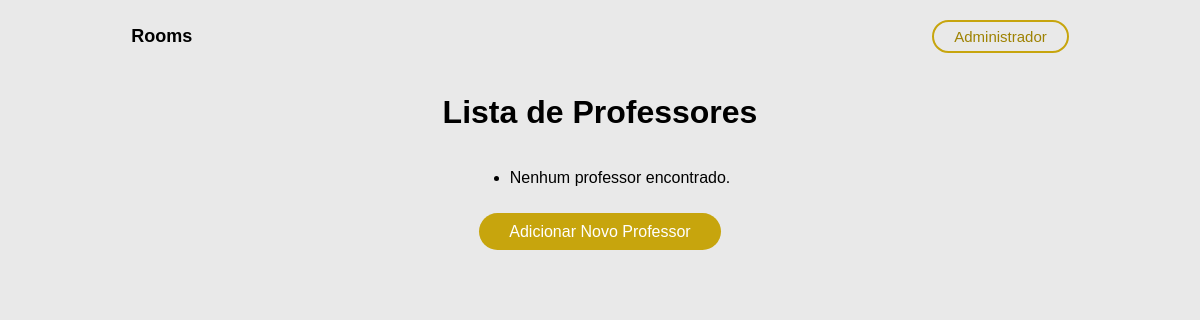
Before: /teachers/ with the older database file.
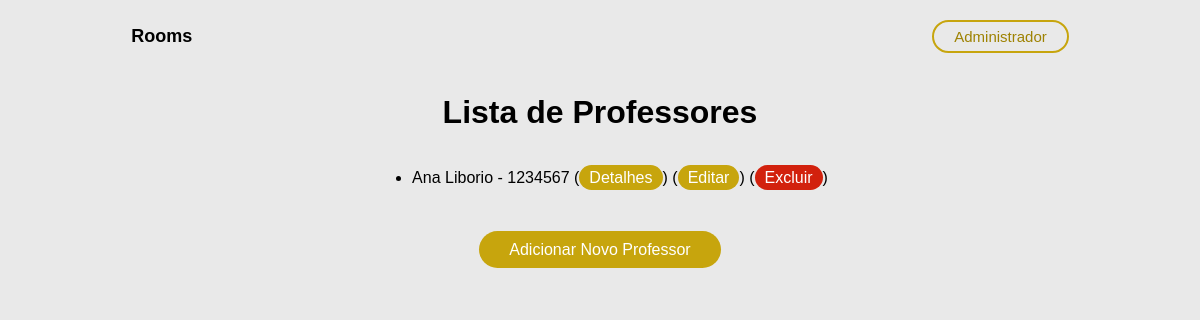
After: the same page with the newer database file.
### core/models.py (models this page shows, shortened)
class Teacher(models.Model):
    teacher_id = models.AutoField(primary_key=True)
    siape = models.CharField(max_length=8)
    first_name = models.CharField(max_length=30)
    last_name = models.CharField(max_length=30)

### users/views.py (the view)
# urls.py: path('teachers/', views.teacher_list, name='teacher_list'),
def teacher_list(request):
    teachers = Teacher.objects.all()
    return render(request, 'teacher_list.html', {'teachers': teachers})

### templates/teacher_list.html (shortened to what this page needs)
{% load static %}
<!DOCTYPE html>
<html lang="en">
<head>
    <link rel="stylesheet" href="{% static 'css/list.css' %}" />
</head>
<body>
    <header>
        <div class="logo">Rooms</div>
        <div class="login">Administrador</div>
    </header>
    <h1>Lista de Professores</h1>
    <div class="contentList">
        <ul>
            {% for teacher in teachers %}
                <li>{{ teacher.first_name }} {{ teacher.last_name }} - {{ teacher.siape }}
                    (<a class="options" href="{% url 'teacher_detail' pk=teacher.pk %}">Detalhes</a>)
                    (<a class="options" href="{% url 'teacher_update' pk=teacher.pk %}">Editar</a>)
                    (<a class="optionsE" href="{% url 'teacher_delete' pk=teacher.pk %}">Excluir</a>)
                </li>
            <br>
            {% empty %}
                <li>Nenhum professor encontrado.</li>
            {% endfor %}
        </ul>
    </div>
    <div class="alignA">
        <a class="return" href="{% url 'teacher_create' %}">Adicionar Novo Professor</a>
    </div>
</body>
</html>

Changed rows visible on the page:
added Teacher: first_name "Ana", last_name "Liborio", siape "1234567"
Other visible differences:
text no longer shown: "Nenhum professor encontrado."
